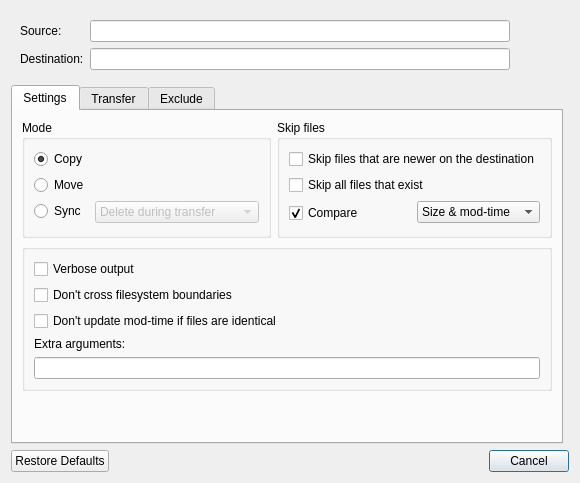
<?xml version="1.0" encoding="UTF-8"?>
<ui version="4.0">
 <class>TransferDialog</class>
 <widget class="QDialog" name="TransferDialog">
  <property name="geometry">
   <rect>
    <x>0</x>
    <y>0</y>
    <width>756</width>
    <height>587</height>
   </rect>
  </property>
  <property name="sizePolicy">
   <sizepolicy hsizetype="Fixed" vsizetype="Fixed">
    <horstretch>0</horstretch>
    <verstretch>0</verstretch>
   </sizepolicy>
  </property>
  <layout class="QGridLayout" name="gridLayout">
   <property name="sizeConstraint">
    <enum>QLayout::SetFixedSize</enum>
   </property>
   <item row="9" column="0" colspan="2">
    <widget class="QDialogButtonBox" name="buttonBox">
     <property name="standardButtons">
      <set>QDialogButtonBox::Cancel|QDialogButtonBox::RestoreDefaults</set>
     </property>
    </widget>
   </item>
   <item row="1" column="0" colspan="2">
    <widget class="QWidget" name="pathGroup" native="true">
     <layout class="QGridLayout" name="gridLayout_3">
      <item row="1" column="1" colspan="2">
       <widget class="QLineEdit" name="textDest"/>
      </item>
      <item row="0" column="0">
       <widget class="QLabel" name="label_13">
        <property name="sizePolicy">
         <sizepolicy hsizetype="Fixed" vsizetype="Preferred">
          <horstretch>0</horstretch>
          <verstretch>0</verstretch>
         </sizepolicy>
        </property>
        <property name="text">
         <string>Source:</string>
        </property>
        <property name="buddy">
         <cstring>textSource</cstring>
        </property>
       </widget>
      </item>
      <item row="0" column="3">
       <widget class="QToolButton" name="buttonSourceFile">
        <property name="toolTip">
         <string>Choose file</string>
        </property>
        <property name="styleSheet">
         <string notr="true">QToolButton { border: 0; }</string>
        </property>
       </widget>
      </item>
      <item row="1" column="0">
       <widget class="QLabel" name="label_14">
        <property name="sizePolicy">
         <sizepolicy hsizetype="Fixed" vsizetype="Preferred">
          <horstretch>0</horstretch>
          <verstretch>0</verstretch>
         </sizepolicy>
        </property>
        <property name="text">
         <string>Destination:</string>
        </property>
        <property name="buddy">
         <cstring>textDest</cstring>
        </property>
       </widget>
      </item>
      <item row="0" column="4">
       <widget class="QToolButton" name="buttonSourceFolder">
        <property name="toolTip">
         <string>Choose folder</string>
        </property>
        <property name="styleSheet">
         <string notr="true">QToolButton { border: 0; }</string>
        </property>
       </widget>
      </item>
      <item row="1" column="3">
       <widget class="QToolButton" name="buttonDest">
        <property name="toolTip">
         <string>Choose folder</string>
        </property>
        <property name="styleSheet">
         <string notr="true">QToolButton { border: 0; }</string>
        </property>
       </widget>
      </item>
      <item row="0" column="1" colspan="2">
       <widget class="QLineEdit" name="textSource"/>
      </item>
     </layout>
    </widget>
   </item>
   <item row="3" column="0">
    <widget class="QTabWidget" name="tabWidget">
     <property name="currentIndex">
      <number>0</number>
     </property>
     <widget class="QWidget" name="tab1">
      <attribute name="title">
       <string>Settings</string>
      </attribute>
      <layout class="QGridLayout" name="gridLayout_2">
       <item row="2" column="0">
        <spacer name="verticalSpacer_2">
         <property name="orientation">
          <enum>Qt::Vertical</enum>
         </property>
         <property name="sizeHint" stdset="0">
          <size>
           <width>20</width>
           <height>40</height>
          </size>
         </property>
        </spacer>
       </item>
       <item row="0" column="0">
        <widget class="QGroupBox" name="modeGroup">
         <property name="title">
          <string>Mode</string>
         </property>
         <layout class="QFormLayout" name="formLayout_2">
          <property name="bottomMargin">
           <number>0</number>
          </property>
          <item row="0" column="0">
           <widget class="QRadioButton" name="rbCopy">
            <property name="sizePolicy">
             <sizepolicy hsizetype="Fixed" vsizetype="Fixed">
              <horstretch>0</horstretch>
              <verstretch>0</verstretch>
             </sizepolicy>
            </property>
            <property name="text">
             <string>Copy</string>
            </property>
            <property name="checked">
             <bool>true</bool>
            </property>
           </widget>
          </item>
          <item row="1" column="0">
           <widget class="QRadioButton" name="rbMove">
            <property name="sizePolicy">
             <sizepolicy hsizetype="Fixed" vsizetype="Fixed">
              <horstretch>0</horstretch>
              <verstretch>0</verstretch>
             </sizepolicy>
            </property>
            <property name="text">
             <string>Move</string>
            </property>
           </widget>
          </item>
          <item row="2" column="0">
           <widget class="QRadioButton" name="rbSync">
            <property name="sizePolicy">
             <sizepolicy hsizetype="Fixed" vsizetype="Fixed">
              <horstretch>0</horstretch>
              <verstretch>0</verstretch>
             </sizepolicy>
            </property>
            <property name="text">
             <string>Sync</string>
            </property>
           </widget>
          </item>
          <item row="4" column="0">
           <spacer name="horizontalSpacer_2">
            <property name="orientation">
             <enum>Qt::Horizontal</enum>
            </property>
            <property name="sizeHint" stdset="0">
             <size>
              <width>0</width>
              <height>0</height>
             </size>
            </property>
           </spacer>
          </item>
          <item row="2" column="1">
           <widget class="QComboBox" name="cbSyncDelete">
            <property name="enabled">
             <bool>false</bool>
            </property>
            <property name="sizePolicy">
             <sizepolicy hsizetype="Fixed" vsizetype="Fixed">
              <horstretch>0</horstretch>
              <verstretch>0</verstretch>
             </sizepolicy>
            </property>
            <item>
             <property name="text">
              <string>Delete during transfer</string>
             </property>
            </item>
            <item>
             <property name="text">
              <string>Delete after transfering</string>
             </property>
            </item>
            <item>
             <property name="text">
              <string>Delete before transfering</string>
             </property>
            </item>
           </widget>
          </item>
          <item row="3" column="0">
           <spacer name="verticalSpacer">
            <property name="orientation">
             <enum>Qt::Vertical</enum>
            </property>
            <property name="sizeHint" stdset="0">
             <size>
              <width>0</width>
              <height>0</height>
             </size>
            </property>
           </spacer>
          </item>
         </layout>
        </widget>
       </item>
       <item row="0" column="1">
        <widget class="QGroupBox" name="skipFilesGroup">
         <property name="title">
          <string>Skip files</string>
         </property>
         <layout class="QGridLayout" name="gridLayout_4">
          <property name="bottomMargin">
           <number>0</number>
          </property>
          <item row="3" column="3">
           <spacer name="horizontalSpacer">
            <property name="orientation">
             <enum>Qt::Horizontal</enum>
            </property>
            <property name="sizeHint" stdset="0">
             <size>
              <width>0</width>
              <height>0</height>
             </size>
            </property>
           </spacer>
          </item>
          <item row="3" column="2" alignment="Qt::AlignVCenter">
           <widget class="QComboBox" name="cbCompare">
            <property name="sizePolicy">
             <sizepolicy hsizetype="Fixed" vsizetype="Fixed">
              <horstretch>0</horstretch>
              <verstretch>0</verstretch>
             </sizepolicy>
            </property>
            <property name="currentText">
             <string>Size &amp; mod-time</string>
            </property>
            <item>
             <property name="text">
              <string>Size &amp; mod-time</string>
             </property>
            </item>
            <item>
             <property name="text">
              <string>Size &amp; checksum</string>
             </property>
            </item>
            <item>
             <property name="text">
              <string>Only mod-time</string>
             </property>
            </item>
            <item>
             <property name="text">
              <string>Only size</string>
             </property>
            </item>
            <item>
             <property name="text">
              <string>Only checksum</string>
             </property>
            </item>
           </widget>
          </item>
          <item row="1" column="0" colspan="3">
           <widget class="QCheckBox" name="checkSkipNewer">
            <property name="text">
             <string>Skip files that are newer on the destination</string>
            </property>
           </widget>
          </item>
          <item row="3" column="0" colspan="2" alignment="Qt::AlignBottom">
           <widget class="QCheckBox" name="checkCompare">
            <property name="toolTip">
             <string>-ignore-times</string>
            </property>
            <property name="text">
             <string>Compare</string>
            </property>
            <property name="checked">
             <bool>true</bool>
            </property>
           </widget>
          </item>
          <item row="2" column="0" colspan="3">
           <widget class="QCheckBox" name="checkSkipExisting">
            <property name="text">
             <string>Skip all files that exist</string>
            </property>
           </widget>
          </item>
          <item row="4" column="0">
           <spacer name="verticalSpacer_3">
            <property name="orientation">
             <enum>Qt::Vertical</enum>
            </property>
            <property name="sizeHint" stdset="0">
             <size>
              <width>0</width>
              <height>0</height>
             </size>
            </property>
           </spacer>
          </item>
         </layout>
        </widget>
       </item>
       <item row="1" column="0" colspan="2">
        <widget class="QGroupBox" name="groupBox">
         <property name="title">
          <string/>
         </property>
         <layout class="QVBoxLayout" name="verticalLayout">
          <item>
           <widget class="QCheckBox" name="checkVerbose">
            <property name="text">
             <string>Verbose output</string>
            </property>
           </widget>
          </item>
          <item>
           <widget class="QCheckBox" name="checkSameFilesystem">
            <property name="text">
             <string>Don't cross filesystem boundaries</string>
            </property>
           </widget>
          </item>
          <item>
           <widget class="QCheckBox" name="checkDontUpdateModified">
            <property name="text">
             <string>Don't update mod-time if files are identical</string>
            </property>
           </widget>
          </item>
          <item>
           <widget class="QLabel" name="label_12">
            <property name="text">
             <string>Extra arguments:</string>
            </property>
           </widget>
          </item>
          <item>
           <widget class="QLineEdit" name="textExtra"/>
          </item>
         </layout>
        </widget>
       </item>
      </layout>
     </widget>
     <widget class="QWidget" name="tab3">
      <attribute name="title">
       <string>Transfer</string>
      </attribute>
      <layout class="QFormLayout" name="formLayout">
       <item row="1" column="0">
        <widget class="QLabel" name="label_5">
         <property name="text">
          <string>Checkers</string>
         </property>
         <property name="buddy">
          <cstring>spinCheckers</cstring>
         </property>
        </widget>
       </item>
       <item row="1" column="1">
        <widget class="QSpinBox" name="spinCheckers">
         <property name="sizePolicy">
          <sizepolicy hsizetype="Fixed" vsizetype="Fixed">
           <horstretch>0</horstretch>
           <verstretch>0</verstretch>
          </sizepolicy>
         </property>
         <property name="alignment">
          <set>Qt::AlignRight|Qt::AlignTrailing|Qt::AlignVCenter</set>
         </property>
         <property name="minimum">
          <number>1</number>
         </property>
         <property name="maximum">
          <number>999</number>
         </property>
         <property name="value">
          <number>8</number>
         </property>
        </widget>
       </item>
       <item row="2" column="0">
        <widget class="QLabel" name="label">
         <property name="text">
          <string>Bandwidth (KiB/s or b|k|M|G suffix)</string>
         </property>
         <property name="buddy">
          <cstring>textBandwidth</cstring>
         </property>
        </widget>
       </item>
       <item row="2" column="1">
        <widget class="QLineEdit" name="textBandwidth">
         <property name="sizePolicy">
          <sizepolicy hsizetype="Fixed" vsizetype="Fixed">
           <horstretch>0</horstretch>
           <verstretch>0</verstretch>
          </sizepolicy>
         </property>
        </widget>
       </item>
       <item row="3" column="0">
        <widget class="QLabel" name="label_2">
         <property name="text">
          <string>Minimum size (KiB or b|k|M|G suffix)</string>
         </property>
         <property name="buddy">
          <cstring>textMinSize</cstring>
         </property>
        </widget>
       </item>
       <item row="3" column="1">
        <widget class="QLineEdit" name="textMinSize">
         <property name="sizePolicy">
          <sizepolicy hsizetype="Fixed" vsizetype="Fixed">
           <horstretch>0</horstretch>
           <verstretch>0</verstretch>
          </sizepolicy>
         </property>
        </widget>
       </item>
       <item row="4" column="0">
        <widget class="QLabel" name="label_6">
         <property name="text">
          <string>Minimum age (s or ms|s|m|h|d|w|M|y suffix)</string>
         </property>
         <property name="buddy">
          <cstring>textMinAge</cstring>
         </property>
        </widget>
       </item>
       <item row="4" column="1">
        <widget class="QLineEdit" name="textMinAge">
         <property name="sizePolicy">
          <sizepolicy hsizetype="Fixed" vsizetype="Fixed">
           <horstretch>0</horstretch>
           <verstretch>0</verstretch>
          </sizepolicy>
         </property>
        </widget>
       </item>
       <item row="5" column="0">
        <widget class="QLabel" name="label_3">
         <property name="text">
          <string>Maximum age (s or ms|s|m|h|d|w|M|y suffix)</string>
         </property>
         <property name="buddy">
          <cstring>textMaxAge</cstring>
         </property>
        </widget>
       </item>
       <item row="5" column="1">
        <widget class="QLineEdit" name="textMaxAge">
         <property name="sizePolicy">
          <sizepolicy hsizetype="Fixed" vsizetype="Fixed">
           <horstretch>0</horstretch>
           <verstretch>0</verstretch>
          </sizepolicy>
         </property>
        </widget>
       </item>
       <item row="6" column="0">
        <widget class="QLabel" name="label_4">
         <property name="text">
          <string>Maximum depth</string>
         </property>
         <property name="buddy">
          <cstring>spinMaxDepth</cstring>
         </property>
        </widget>
       </item>
       <item row="6" column="1">
        <widget class="QSpinBox" name="spinMaxDepth">
         <property name="sizePolicy">
          <sizepolicy hsizetype="Fixed" vsizetype="Fixed">
           <horstretch>0</horstretch>
           <verstretch>0</verstretch>
          </sizepolicy>
         </property>
         <property name="alignment">
          <set>Qt::AlignRight|Qt::AlignTrailing|Qt::AlignVCenter</set>
         </property>
         <property name="maximum">
          <number>999999</number>
         </property>
        </widget>
       </item>
       <item row="7" column="0">
        <widget class="QLabel" name="label_8">
         <property name="text">
          <string>Connect timeout</string>
         </property>
         <property name="buddy">
          <cstring>spinConnectTimeout</cstring>
         </property>
        </widget>
       </item>
       <item row="7" column="1">
        <widget class="QSpinBox" name="spinConnectTimeout">
         <property name="sizePolicy">
          <sizepolicy hsizetype="Fixed" vsizetype="Fixed">
           <horstretch>0</horstretch>
           <verstretch>0</verstretch>
          </sizepolicy>
         </property>
         <property name="alignment">
          <set>Qt::AlignRight|Qt::AlignTrailing|Qt::AlignVCenter</set>
         </property>
         <property name="minimum">
          <number>1</number>
         </property>
         <property name="maximum">
          <number>999999</number>
         </property>
         <property name="value">
          <number>60</number>
         </property>
        </widget>
       </item>
       <item row="8" column="0">
        <widget class="QLabel" name="label_7">
         <property name="text">
          <string>IO idle timeout</string>
         </property>
         <property name="buddy">
          <cstring>spinIdleTimeout</cstring>
         </property>
        </widget>
       </item>
       <item row="8" column="1">
        <widget class="QSpinBox" name="spinIdleTimeout">
         <property name="sizePolicy">
          <sizepolicy hsizetype="Fixed" vsizetype="Fixed">
           <horstretch>0</horstretch>
           <verstretch>0</verstretch>
          </sizepolicy>
         </property>
         <property name="alignment">
          <set>Qt::AlignRight|Qt::AlignTrailing|Qt::AlignVCenter</set>
         </property>
         <property name="maximum">
          <number>999999</number>
         </property>
         <property name="value">
          <number>300</number>
         </property>
        </widget>
       </item>
       <item row="9" column="0">
        <widget class="QLabel" name="label_9">
         <property name="text">
          <string>Retries</string>
         </property>
         <property name="buddy">
          <cstring>spinRetries</cstring>
         </property>
        </widget>
       </item>
       <item row="9" column="1">
        <widget class="QSpinBox" name="spinRetries">
         <property name="sizePolicy">
          <sizepolicy hsizetype="Fixed" vsizetype="Fixed">
           <horstretch>0</horstretch>
           <verstretch>0</verstretch>
          </sizepolicy>
         </property>
         <property name="alignment">
          <set>Qt::AlignRight|Qt::AlignTrailing|Qt::AlignVCenter</set>
         </property>
         <property name="minimum">
          <number>1</number>
         </property>
         <property name="maximum">
          <number>999999</number>
         </property>
         <property name="value">
          <number>3</number>
         </property>
        </widget>
       </item>
       <item row="10" column="0">
        <widget class="QLabel" name="label_10">
         <property name="text">
          <string>Low level retries</string>
         </property>
         <property name="buddy">
          <cstring>spinLowLevelRetries</cstring>
         </property>
        </widget>
       </item>
       <item row="10" column="1">
        <widget class="QSpinBox" name="spinLowLevelRetries">
         <property name="sizePolicy">
          <sizepolicy hsizetype="Fixed" vsizetype="Fixed">
           <horstretch>0</horstretch>
           <verstretch>0</verstretch>
          </sizepolicy>
         </property>
         <property name="alignment">
          <set>Qt::AlignRight|Qt::AlignTrailing|Qt::AlignVCenter</set>
         </property>
         <property name="minimum">
          <number>1</number>
         </property>
         <property name="maximum">
          <number>999999</number>
         </property>
         <property name="value">
          <number>10</number>
         </property>
        </widget>
       </item>
       <item row="0" column="1">
        <widget class="QSpinBox" name="spinTransfers">
         <property name="sizePolicy">
          <sizepolicy hsizetype="Fixed" vsizetype="Fixed">
           <horstretch>0</horstretch>
           <verstretch>0</verstretch>
          </sizepolicy>
         </property>
         <property name="alignment">
          <set>Qt::AlignRight|Qt::AlignTrailing|Qt::AlignVCenter</set>
         </property>
         <property name="minimum">
          <number>1</number>
         </property>
         <property name="maximum">
          <number>999</number>
         </property>
         <property name="value">
          <number>4</number>
         </property>
        </widget>
       </item>
       <item row="0" column="0">
        <widget class="QLabel" name="label_11">
         <property name="text">
          <string>Transfers</string>
         </property>
         <property name="buddy">
          <cstring>spinTransfers</cstring>
         </property>
        </widget>
       </item>
      </layout>
     </widget>
     <widget class="QWidget" name="tab4">
      <attribute name="title">
       <string>Exclude</string>
      </attribute>
      <layout class="QVBoxLayout" name="verticalLayout_3">
       <item>
        <widget class="QCheckBox" name="checkDeleteExcluded">
         <property name="text">
          <string>Delete excluded files from destination</string>
         </property>
        </widget>
       </item>
       <item>
        <widget class="QPlainTextEdit" name="textExclude">
         <property name="lineWrapMode">
          <enum>QPlainTextEdit::NoWrap</enum>
         </property>
        </widget>
       </item>
      </layout>
     </widget>
    </widget>
   </item>
  </layout>
 </widget>
 <tabstops>
  <tabstop>textSource</tabstop>
  <tabstop>buttonSourceFile</tabstop>
  <tabstop>buttonSourceFolder</tabstop>
  <tabstop>textDest</tabstop>
  <tabstop>buttonDest</tabstop>
  <tabstop>tabWidget</tabstop>
  <tabstop>rbCopy</tabstop>
  <tabstop>rbMove</tabstop>
  <tabstop>rbSync</tabstop>
  <tabstop>cbSyncDelete</tabstop>
  <tabstop>checkSkipNewer</tabstop>
  <tabstop>checkSkipExisting</tabstop>
  <tabstop>checkCompare</tabstop>
  <tabstop>cbCompare</tabstop>
  <tabstop>checkVerbose</tabstop>
  <tabstop>checkSameFilesystem</tabstop>
  <tabstop>checkDontUpdateModified</tabstop>
  <tabstop>textExtra</tabstop>
  <tabstop>spinTransfers</tabstop>
  <tabstop>spinCheckers</tabstop>
  <tabstop>textBandwidth</tabstop>
  <tabstop>textMinSize</tabstop>
  <tabstop>textMinAge</tabstop>
  <tabstop>textMaxAge</tabstop>
  <tabstop>spinMaxDepth</tabstop>
  <tabstop>spinConnectTimeout</tabstop>
  <tabstop>spinIdleTimeout</tabstop>
  <tabstop>spinRetries</tabstop>
  <tabstop>spinLowLevelRetries</tabstop>
  <tabstop>checkDeleteExcluded</tabstop>
  <tabstop>textExclude</tabstop>
 </tabstops>
 <resources/>
 <connections>
  <connection>
   <sender>rbSync</sender>
   <signal>toggled(bool)</signal>
   <receiver>cbSyncDelete</receiver>
   <slot>setEnabled(bool)</slot>
   <hints>
    <hint type="sourcelabel">
     <x>75</x>
     <y>195</y>
    </hint>
    <hint type="destinationlabel">
     <x>232</x>
     <y>198</y>
    </hint>
   </hints>
  </connection>
  <connection>
   <sender>checkCompare</sender>
   <signal>toggled(bool)</signal>
   <receiver>cbCompare</receiver>
   <slot>setEnabled(bool)</slot>
   <hints>
    <hint type="sourcelabel">
     <x>299</x>
     <y>198</y>
    </hint>
    <hint type="destinationlabel">
     <x>487</x>
     <y>198</y>
    </hint>
   </hints>
  </connection>
 </connections>
</ui>
